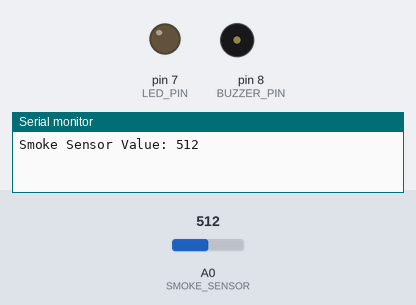
Bench run of a sketch on a simulated Arduino Uno, built with avr-gcc and run on an emulated ATmega328P. Shown: output pins drawn as LEDs (lit = HIGH), buzzer (waves = sounding, pin HIGH), the last lines printed to the serial monitor. The inputs (shaded band) are chosen by the test bench; at power-on: A0 (SMOKE_SENSOR) = 512.

Above: at 0.1 s.
At 20.1 s:
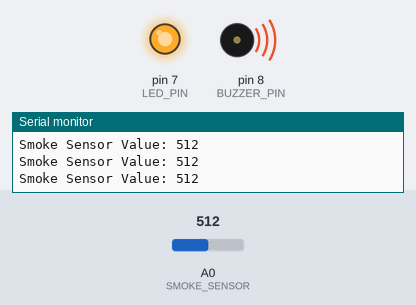
Timing chart, 0 to 21.6 s (numbered marks = the images above):
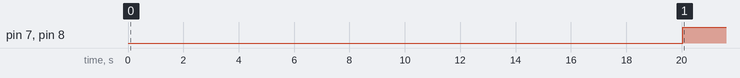

Measured:
- by itself, pin 7 (LED_PIN), pin 8 (BUZZER_PIN): LOW → HIGH at 20.0 s

The sketch:

Arduino_code.ino
```cpp
#define SMOKE_SENSOR A0  // MQ-2 sensor on analog pin A0
#define LED_PIN 7        // LED on digital pin 7
#define BUZZER_PIN 8     // Buzzer on digital pin 8

// MQ-2 gas sensors need their heater to warm up before readings are usable;
// ignore the sensor for this long after power-on to avoid boot-time false alarms.
#define WARMUP_MS 20000UL

// Hysteresis around the trip point (tune per sensor/environment): arm above
// ALARM_ON, disarm only below ALARM_OFF, so the alarm latches instead of
// chattering when smoke hovers near the threshold.
#define ALARM_ON 320
#define ALARM_OFF 280

bool alarm = false;

void setup() {
    pinMode(LED_PIN, OUTPUT);      // analogRead() needs no pinMode on A0
    pinMode(BUZZER_PIN, OUTPUT);
    Serial.begin(9600);
}

void loop() {
    int smokeValue = analogRead(SMOKE_SENSOR);
    Serial.print("Smoke Sensor Value: ");
    Serial.println(smokeValue);

    // Hold off until the MQ-2 has warmed up.
    if (millis() < WARMUP_MS) {
        digitalWrite(LED_PIN, LOW);
        digitalWrite(BUZZER_PIN, LOW);
        delay(200);
        return;
    }

    if (!alarm && smokeValue > ALARM_ON) alarm = true;
    else if (alarm && smokeValue < ALARM_OFF) alarm = false;

    digitalWrite(LED_PIN, alarm ? HIGH : LOW);
    digitalWrite(BUZZER_PIN, alarm ? HIGH : LOW);

    delay(200);
}
```
